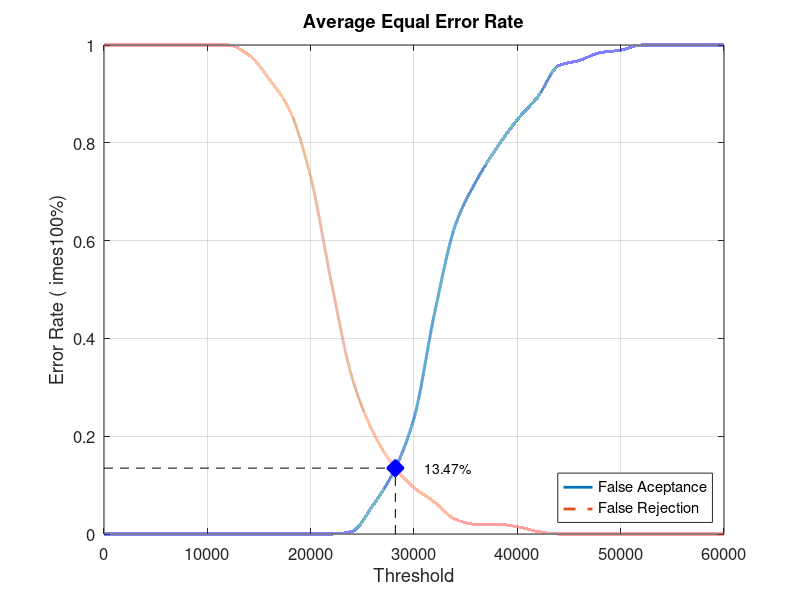
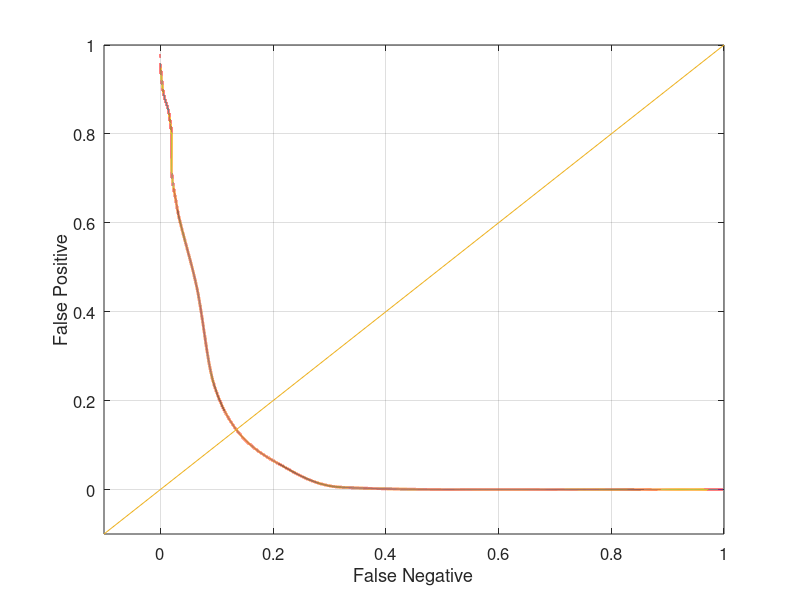

These charts were generated, in order, by the following MATLAB code:
close all;
clear;
clc;
x = 0:2000:60000;
xq = 0:0.5:60000;

y0 = [0 0 0 0 0 0 0 0 0 0 0 0 0.00526316 0.0578947 0.126316 0.236842 0.452632 0.631579 0.721053 0.789474 0.847368 0.894737 0.957895 0.968421 0.984211 0.989474 1 1 1 1 1]
yy0 = interp1(x, y0, xq, 'pchip');
y1 = [1 1 1 1 1 1 1 0.98 0.93 0.865 0.73 0.515 0.32 0.21 0.14 0.095 0.065 0.03 0.02 0.02 0.015 0.005 0 0 0 0 0 0 0 0 0]
yy1 = interp1(x, y1, xq, 'pchip');

% Calculating EER: 
y2 = abs(y0 - y1);
find(y2 == min(y2))
yy2 = abs(yy0 - yy1);
xEER = find(yy2 == min(yy2));
xEERIndex = xq(xEER) % X-axis EER
yEER = yy0(xEER) % Y-axis EER

main = figure
plot(xq, yy0,'-','LineWidth', 2);	hold on
plot(xq, yy1,'--','LineWidth', 2);	hold on
plot([xEERIndex xEERIndex], [0 yEER], 'k--');	hold on
plot([0 xEERIndex], [yEER yEER], 'k--');	hold on
plot(xEERIndex, yEER, 'bx', 'LineWidth', 10);	hold on
text(xEERIndex + 10 * xEERIndex / 100, yEER, [num2str(round((10000 * yEER)) / 100) '%'])
legend('False Aceptance', 'False Rejection', 'Location', 'SouthEast')
xlabel('Threshold')
ylabel('Error Rate (	imes100%)')
title('Average Equal Error Rate')
set(gca, 'FontSize', 12)
axis([0 60000 0 1])
grid on

print(main, 'Database5_4Main', '-dpng');
FNRxFPR = figure('Color', [1 1 1]);
plot(yy1, yy0, '-', yy1, yy0, 'LineWidth', 2);
hold on
y = -0.1:0.1:1
plot(y, y); 
set(gca, 'FontSize', 12)
xlabel('False Negative')
ylabel('False Positive')
axis([-0.1 1 -0.1 1])
set(gca, 'FontSize', 12)
grid on

print(FNRxFPR, 'Database5_4FNRxFPR','-dpng');
